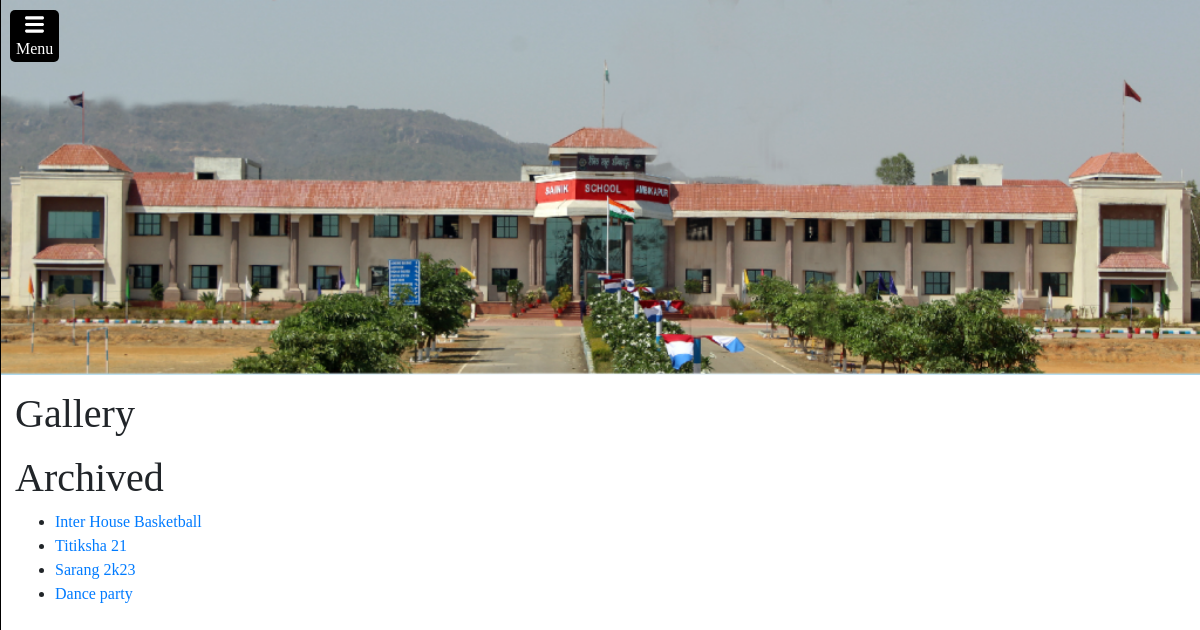
Screenshot of /gallery/ (signed in) with the database file from the repository.
### home/models.py (models this page shows, shortened)
class Event(models.Model):
    event_name = models.CharField(max_length=150)
    date = models.DateField(blank=True, null=True)
    active = models.BooleanField(default=False)

### home/views.py (the view)
# urls.py: path("gallery/", views.gallery, name="gallery"),
def gallery(request):
    gal_events = Event.objects.filter(active=True).order_by('-date')
    arch_events = Event.objects.filter(active=False).order_by('-date')
    return render(request, "home/gallery.html", {
        "gal_events":gal_events,
        "arch_events":arch_events,
    })

### home/templates/home/gallery.html (shortened to what this page needs)
{% extends 'home/layout.html' %}
{% load static %}
{% block head %}
<link rel="stylesheet" href="{% static 'home/submissions.css' %}">
{% endblock %}
{% block body %}
<div style="margin-left: 15px; margin-top: 15px;">
    <h1>Gallery</h1>
    {% if arch_events is not None %}
    <h1>Archived</h1>
    <ul>
        {% for event in arch_events %}
        <li><a href="{% url 'home:view_event' event_id=event.id %}">{{event.event_name}}</a></li>
        {% endfor %}
    </ul>
    {% endif %}
    </div>
{% endblock %}

### home/static/home/styles.css (style rules this page uses)
body { font-family: 'Times New Roman', Times, serif !important; height: 100%; margin:0; padding:0; width:100%; }

### rows the page displays
Event: event_name "Inter House Basketball"
Event: event_name "Titiksha 21"
Event: event_name "Sarang 2k23"
Event: event_name "Dance party"
